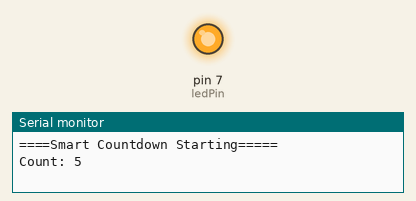
The sketch below on a simulated Arduino Uno, built with avr-gcc and run on an emulated ATmega328P. On the bench: output pins drawn as LEDs (lit = HIGH), the last lines printed to the serial monitor.

Above: at 0.1 s.
At 8.3 s:
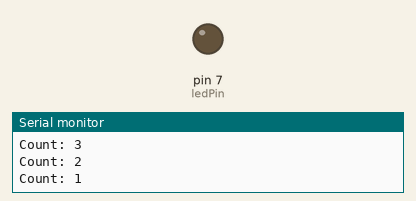
Timing chart, 0 to 9.8 s (numbered marks = the images above):
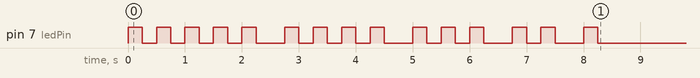

The sketch:

ASSIGNMENT_1__IBRAHIM_ERA_BOAME_copy_20260620174655.ino
```cpp
int startValue = 5;
int ledPin = 7;

void flashLED (int times) {
  for(int i=0;i< times;i++){
    digitalWrite (7, HIGH);
    delay (250);
    digitalWrite (7, LOW);
    delay(250);
  }
}


void setup() {
  pinMode (7, OUTPUT);
  Serial.begin(9600);
  Serial.println("====Smart Countdown Starting=====");

  int count = 5;
  while (count > 0){
  Serial.print("Count: ");
  Serial.println(count);


flashLED(count);
delay(250);
count = count - 1;
  }

Serial.println("===== Countdown Complete=====");
}

void loop() {  }
```
